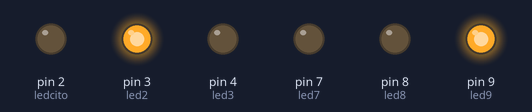
Simulated run of this sketch. Board: Arduino Uno, built with avr-gcc and run on an emulated ATmega328P. On the bench: output pins drawn as LEDs (lit = HIGH).

Above: at 1.5 s.
At 3.1 s:
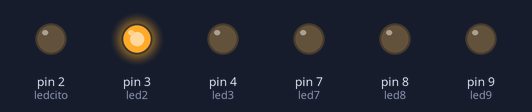
At 4.7 s:
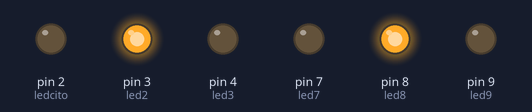
At 6.7 s:
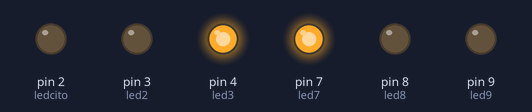
At 8.3 s:
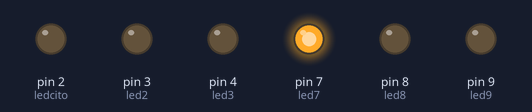
At 9.9 s:
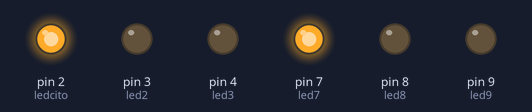
Timing chart, 0 to 13.5 s (numbered marks = the images above):
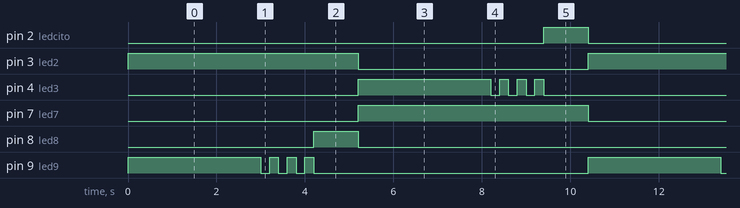

Measured:
- by itself, pin 2 (ledcito), pin 8 (led8): alternates HIGH for 1.0 s and LOW for 9.4 s
- by itself, pin 3 (led2), pin 7 (led7): alternates HIGH for 5.2 s and LOW for 5.2 s
- by itself, pin 4 (led3), pin 9 (led9): repeats every 10.4 s: 3 × (LOW 0.20 s, HIGH 0.20 s), LOW 6.2 s, HIGH 3.0 s

The sketch:

Semaforo.ino
```cpp
byte ledcito = 2, led2 = 3, led3 = 4;
byte led7 = 7; // Rojo
byte led8 = 8; // amarillo
byte led9 = 9; // verde

void setup() {
  pinMode(ledcito, OUTPUT);
  pinMode(led2, OUTPUT);
  pinMode(led3, OUTPUT);
  pinMode(led7, OUTPUT);
  pinMode(led8, OUTPUT);
  pinMode(led9, OUTPUT);
  Serial.begin(9600);
}

void loop() {
  // put your main code here, to run repeatedly:

  digitalWrite(led7, LOW);
  digitalWrite(led3, LOW);
  digitalWrite(ledcito, LOW);
  digitalWrite(led2, HIGH); /// Rojo prendido
  digitalWrite(led9, HIGH); /// Verde prendido
  delay(3000);
  for (int i = 1; i <= 3; i++){
    digitalWrite(led9, LOW);
    delay(200);
    digitalWrite(led9, HIGH);
    delay(200);
  }

  digitalWrite(led3, LOW);
  ///digitalWrite(ledcito, HIGH);
  //digitalWrite(led2, HIGH);
  digitalWrite(led9, LOW);
  digitalWrite(led8, HIGH);
  delay(1000);

  digitalWrite(led3, HIGH); /// Verde prendido
  digitalWrite(ledcito, LOW);
  digitalWrite(led2, LOW);
  digitalWrite(led8, LOW);
  digitalWrite(led7, HIGH); /// Rojo apagado
  delay(3000);

  for (int i = 1; i <= 3; i++){
    digitalWrite(led3, LOW);
    delay(200);
    digitalWrite(led3, HIGH);
    delay(200);
  }


  digitalWrite(led3, LOW);
  digitalWrite(ledcito, HIGH);
  delay(1000);
  /*for (int i = 1; i <= 10; i++){
    digitalWrite(led3, LOW);
    digitalWrite(ledcito, LOW);
    digitalWrite(led2, LOW);
    delay(100);

    digitalWrite(led3, HIGH);
    digitalWrite(ledcito, LOW);
    digitalWrite(led2, LOW);
    delay(100);
  }*/


}
```
